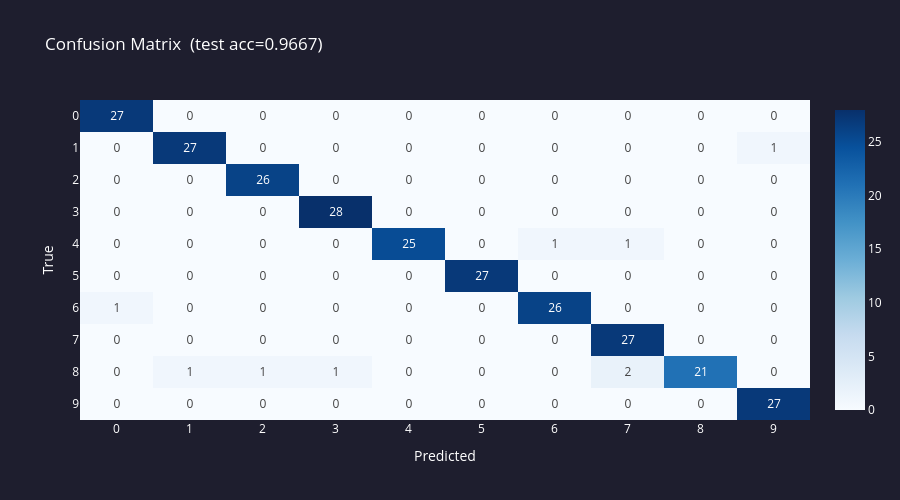

This figure's notebook cell:
### Markdown cell above
---
## Macierz pomyłek

### Code cell
import plotly.graph_objects as go

y_pred = np.argmax(model._forward(X_test), axis=1)
n_classes = 10
cm = np.zeros((n_classes, n_classes), dtype=int)
for true, pred in zip(y_test, y_pred):
    cm[true][pred] += 1

fig_cm = go.Figure(go.Heatmap(
    z=cm,
    x=[str(i) for i in range(n_classes)],
    y=[str(i) for i in range(n_classes)],
    colorscale='Blues',
    text=cm, texttemplate='%{text}',
    hovertemplate='True: %{y}<br>Pred: %{x}<br>Count: %{z}<extra></extra>',
))
fig_cm.update_layout(
    title=f'Confusion Matrix  (test acc={test_acc:.4f})',
    xaxis_title='Predicted', yaxis_title='True',
    plot_bgcolor='#1e1e2e', paper_bgcolor='#1e1e2e',
    font=dict(color='white'), height=500,
    yaxis=dict(autorange='reversed'),
)
fig_cm.show()

### Figure 1 — Plotly figure (JSON) as saved in the notebook; plotly's stock layout.template omitted (floating-point values rounded to 4 significant figures)
{"data": [{"colorscale": [[0, "rgb(247,251,255)"], [0.125, "rgb(222,235,247)"], [0.25, "rgb(198,219,239)"], [0.375, "rgb(158,202,225)"], [0.5, "rgb(107,174,214)"], [0.625, "rgb(66,146,198)"], [0.75, "rgb(33,113,181)"], [0.875, "rgb(8,81,156)"], [1, "rgb(8,48,107)"]], "hovertemplate": "True: %{y}<br>Pred: %{x}<br>Count: %{z}<extra></extra>", "text": [[27, 0, 0, 0, 0, 0, 0, 0, 0, 0], [0, 27, 0, 0, 0, 0, 0, 0, 0, 1], [0, 0, 26, 0, 0, 0, 0, 0, 0, 0], [0, 0, 0, 28, 0, 0, 0, 0, 0, 0], [0, 0, 0, 0, 25, 0, 1, 1, 0, 0], [0, 0, 0, 0, 0, 27, 0, 0, 0, 0], [1, 0, 0, 0, 0, 0, 26, 0, 0, 0], [0, 0, 0, 0, 0, 0, 0, 27, 0, 0], [0, 1, 1, 1, 0, 0, 0, 2, 21, 0], [0, 0, 0, 0, 0, 0, 0, 0, 0, 27]], "texttemplate": "%{text}", "type": "heatmap", "x": ["0", "1", "2", "3", "4", "5", "6", "7", "8", "9"], "y": ["0", "1", "2", "3", "4", "5", "6", "7", "8", "9"], "z": [[27, 0, 0, 0, 0, 0, 0, 0, 0, 0], [0, 27, 0, 0, 0, 0, 0, 0, 0, 1], [0, 0, 26, 0, 0, 0, 0, 0, 0, 0], [0, 0, 0, 28, 0, 0, 0, 0, 0, 0], [0, 0, 0, 0, 25, 0, 1, 1, 0, 0], [0, 0, 0, 0, 0, 27, 0, 0, 0, 0], [1, 0, 0, 0, 0, 0, 26, 0, 0, 0], [0, 0, 0, 0, 0, 0, 0, 27, 0, 0], [0, 1, 1, 1, 0, 0, 0, 2, 21, 0], [0, 0, 0, 0, 0, 0, 0, 0, 0, 27]]}], "layout": {"font": {"color": "white"}, "height": 500, "paper_bgcolor": "#1e1e2e", "plot_bgcolor": "#1e1e2e", "title": {"text": "Confusion Matrix  (test acc=0.9667)"}, "xaxis": {"title": {"text": "Predicted"}}, "yaxis": {"autorange": "reversed", "title": {"text": "True"}}}}
